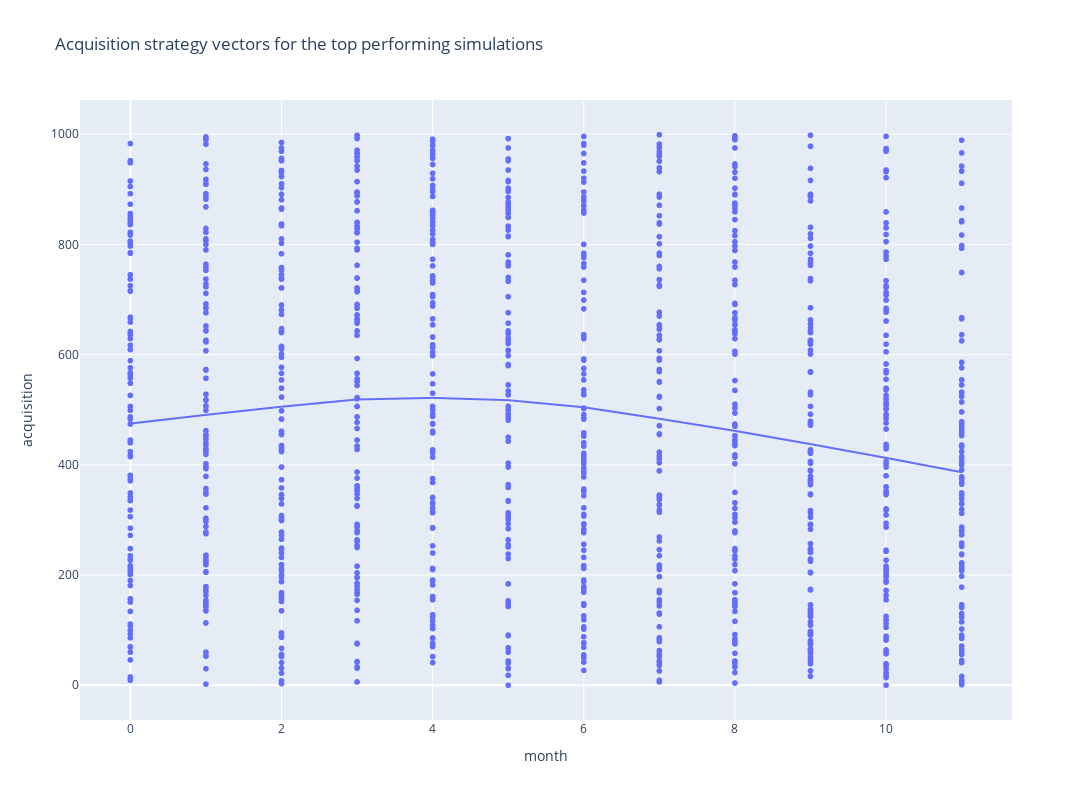

Notebook code for this chart:
### Code cell
px.scatter(av_wide.query("simulation in @top_100"), 
        x = 'month', 
        y = 'acquisition', 
        #color = 'simulation',
        trendline = 'lowess',
        hover_data = ['simulation','profit'],
        title = "Acquisition strategy vectors for the top performing simulations",
        height = 800,
        width = 1500).show()

### Figure 1 — Plotly figure (JSON) as saved in the notebook; plotly's stock layout.template omitted (floating-point values rounded to 4 significant figures; data arrays with more than 128 entries replaced by an {"elided": "..."} marker saying what was removed)
{"data": [{"customdata": {"elided": "1200x2 float values"}, "hovertemplate": "month=%{x}<br>acquisition=%{y}<br>simulation=%{customdata[0]}<br>profit=%{customdata[1]}<extra></extra>", "legendgroup": "", "marker": {"color": "#636efa", "symbol": "circle"}, "mode": "markers", "name": "", "showlegend": false, "type": "scattergl", "x": {"elided": "1200 int values"}, "xaxis": "x", "y": {"elided": "1200 int values"}, "yaxis": "y"}, {"hovertemplate": "<b>LOWESS trendline</b><br><br>month=%{x}<br>acquisition=%{y} <b>(trend)</b><extra></extra>", "legendgroup": "", "marker": {"color": "#636efa", "symbol": "circle"}, "mode": "lines", "name": "", "showlegend": false, "type": "scattergl", "x": {"elided": "1200 int values"}, "xaxis": "x", "y": {"elided": "1200 float values"}, "yaxis": "y"}], "layout": {"height": 800, "legend": {"tracegroupgap": 0}, "title": {"text": "Acquisition strategy vectors for the top performing simulations"}, "width": 1500, "xaxis": {"anchor": "y", "domain": [0, 1], "title": {"text": "month"}}, "yaxis": {"anchor": "x", "domain": [0, 1], "title": {"text": "acquisition"}}}}
